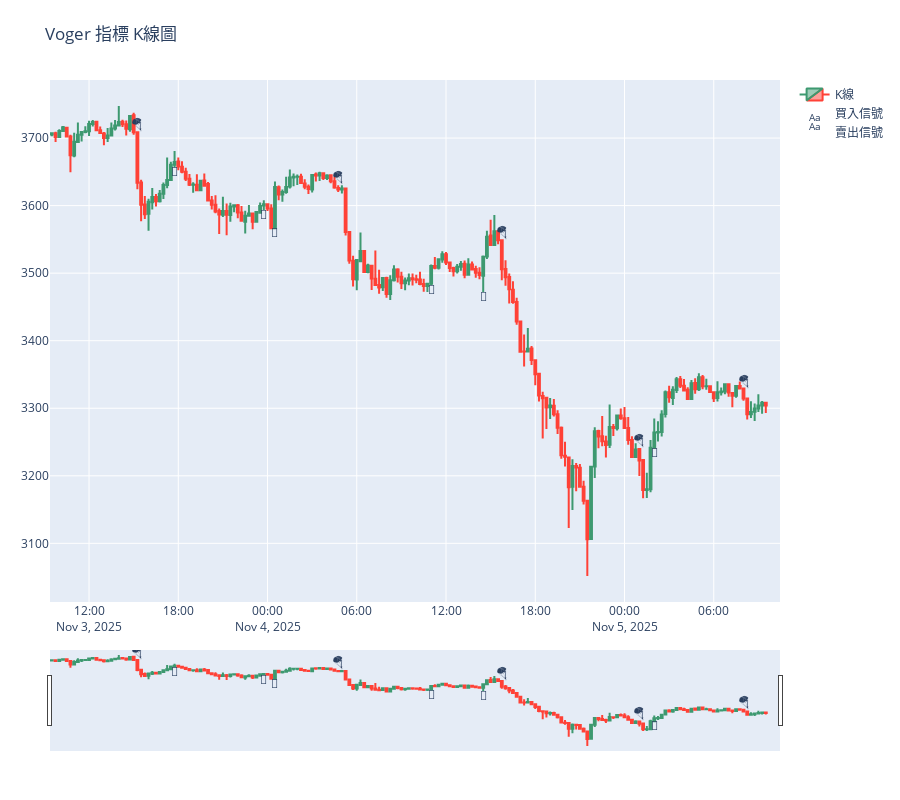

Notebook code cell kept with this figure:
### Code cell
import plotly.graph_objects as go
import numpy as np

kline['signal'] = signal

fig = go.Figure()

# K線圖
fig.add_trace(go.Candlestick(
    x=kline['timestamp'],
    open=kline['open'],
    high=kline['high'],
    low=kline['low'],
    close=kline['close'],
    name='K線'
))

# 買入信號 🚀
buy_signals = kline[kline['signal'] == 1]
fig.add_trace(go.Scatter(
    x=buy_signals['timestamp'],
    y=buy_signals['low'],
    mode='text',
    text=['🚀' for _ in buy_signals],
    textposition="bottom center",
    name='買入信號'
))

# 賣出信號 🪂
sell_signals = kline[kline['signal'] == -1]
fig.add_trace(go.Scatter(
    x=sell_signals['timestamp'],
    y=sell_signals['high'],
    mode='text',
    text=['🪂' for _ in sell_signals],
    textposition="top center",
    name='賣出信號'
))

# 調整圖高度與邊距
fig.update_layout(
    title='Voger 指標 K線圖',
    xaxis_rangeslider_visible=True,  # 可互動拉動
    height=800,
    margin=dict(l=50, r=50, t=80, b=50)
)

fig.show()

### Figure 1 — Plotly figure (JSON) as saved in the notebook; plotly's stock layout.template omitted (floating-point values rounded to 4 significant figures; data arrays with more than 128 entries replaced by an {"elided": "..."} marker saying what was removed)
{"data": [{"close": {"elided": "193 float values"}, "high": {"elided": "193 float values"}, "low": {"elided": "193 float values"}, "name": "K線", "open": {"elided": "193 float values"}, "type": "candlestick", "x": {"elided": "193 str values"}}, {"mode": "text", "name": "買入信號", "text": ["🚀", "🚀", "🚀", "🚀", "🚀", "🚀", "🚀"], "textposition": "bottom center", "type": "scatter", "x": ["2025-11-03T17:45:00.000000000", "2025-11-03T23:45:00.000000000", "2025-11-04T00:30:00.000000000", "2025-11-04T11:00:00.000000000", "2025-11-04T14:30:00.000000000", "2025-11-05T02:00:00.000000000"], "y": [3657.0, 3594.0, 3567.0, 3482.0, 3472.0, 3242.0]}, {"mode": "text", "name": "賣出信號", "text": ["🪂", "🪂", "🪂", "🪂", "🪂", "🪂", "🪂"], "textposition": "top center", "type": "scatter", "x": ["2025-11-03T15:15:00.000000000", "2025-11-04T04:45:00.000000000", "2025-11-04T15:45:00.000000000", "2025-11-05T01:00:00.000000000", "2025-11-05T08:00:00.000000000"], "y": [3709.0, 3630.0, 3549.0, 3241.0, 3329.0]}], "layout": {"height": 800, "margin": {"b": 50, "l": 50, "r": 50, "t": 80}, "title": {"text": "Voger 指標 K線圖"}, "xaxis": {"rangeslider": {"visible": true}}}}
